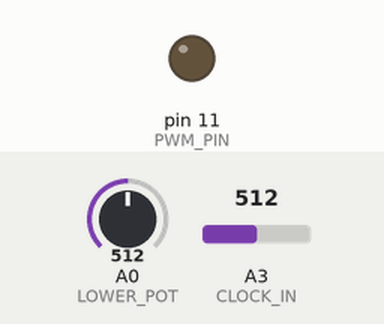
Recording of a sketch running on a simulated Arduino Uno, built with avr-gcc and run on an emulated ATmega328P. On the bench: output pins drawn as LEDs (lit = HIGH). Inputs (shaded band) come from the test bench; at power-on: A0 (LOWER_POT) = 512, A3 (CLOCK_IN) = 512. Random numbers use the default seed unless the sketch sets one.

Above: at 0.1 s.
Timing chart, 0 to 1.6 s (numbered marks = the images above):
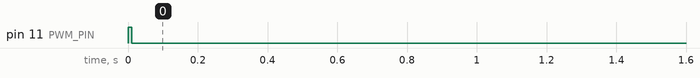

Measured:
- by itself, pin 11 (PWM_PIN): LOW → HIGH at 0.00 s, → LOW 0.01 s later

The sketch:

clockulator.ino
```cpp
// (licence header left out)
#include <avr/io.h>
#include <avr/interrupt.h>
#include <avr/pgmspace.h>

#define TRIGGER_LENGTH 10
#define UPPER_POT       2
#define MIDDLE_POT      1
#define LOWER_POT       0
#define CLOCK_IN        3
#define RND_PIN         4
#define UPPER_POT_MAX   500
#define MIDDLE_POT_MAX  500
#define LOWER_POT_MAX   500
#define PWM_PIN         11
#define GATE_THRESHOLD  32

boolean in_clock_high = false;
long last_trigger_in = 0;
long next_trigger_out = 0;
long last_trigger_out = 0;
byte last_clock_factor = 1;
byte skip = last_clock_factor;

byte clock_factor = 1;
int gate = 0;
long current_time = millis ();
int trigger_length = TRIGGER_LENGTH;


int gate_length = TRIGGER_LENGTH;
int interval = 0;
boolean out_high = false;

void setup() {
  randomSeed(analogRead(RND_PIN));
  analogWrite(PWM_PIN, 0);
}

long get_time() {
  return millis();
}

void trigger() {
  if (!should_trigger()) {
    return;
  }
  out_high = true;
  analogWrite(PWM_PIN, 255);
}

// Gate length as a percentage of the current clock interval
int get_gate_size() {
  return map(analogRead(UPPER_POT), 0, UPPER_POT_MAX, 1, 100);
}

byte get_clock_factor() {
  switch(map(analogRead(LOWER_POT), 0, LOWER_POT_MAX, 0, 4)) {
    case 0:
      return 16;
    case 1:
      return 8;
    case 2:
      return 4;
    case 3:
      return 2;
    case 4:
      return 1;
  }
}

int get_unc_factor() {
  return map(analogRead(MIDDLE_POT), 0, MIDDLE_POT_MAX, 0, 256);
}

boolean should_trigger() {
  return random(255) < get_unc_factor();
}

void loop()
{
  clock_factor = get_clock_factor();
  gate = analogRead(CLOCK_IN);
  current_time = get_time();

  // Determine whether any outgoing gate/trigger needs to be zero'd
  if (out_high && (current_time - last_trigger_out) > gate_length) {
    out_high = false;
    analogWrite(PWM_PIN, 0);
  }

  // Update the state based on incoming clock
  if (gate > GATE_THRESHOLD) {
    if (!in_clock_high) {
      // Rising edge
      skip -= 1;
      if (skip == 0 || last_clock_factor != clock_factor) {
        skip = clock_factor;
        // Maybe trigger
        trigger();
        if (last_trigger_out > 0) {
          gate_length = (current_time - last_trigger_out) * (get_gate_size() / 100);
        }
        last_trigger_out = current_time;
      }
      in_clock_high = true;
    }
  } else {
    if (in_clock_high) {
      // Falling edge
      in_clock_high = false;
    }
  }
  last_clock_factor = clock_factor;
}
```
